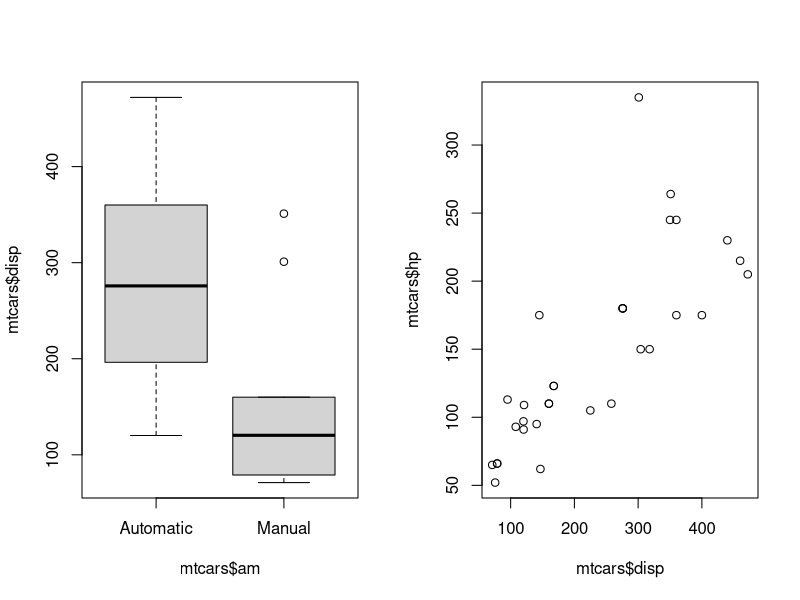
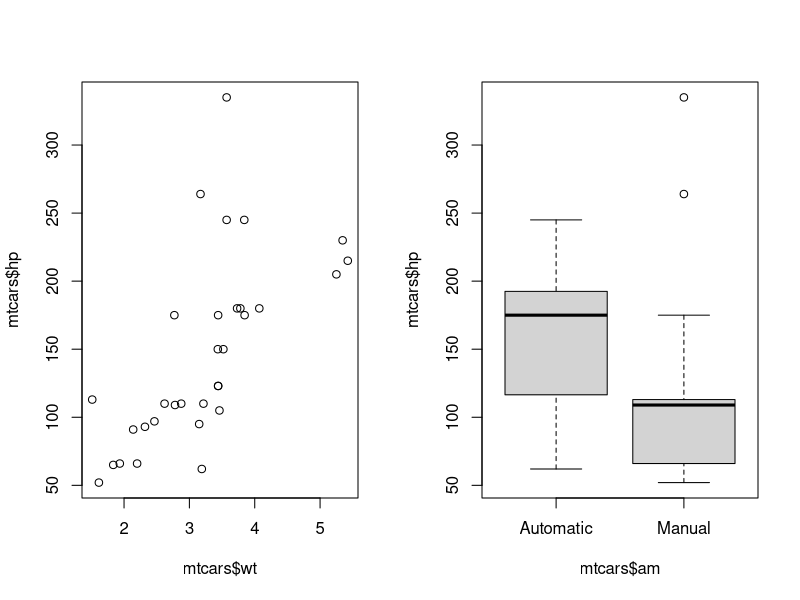
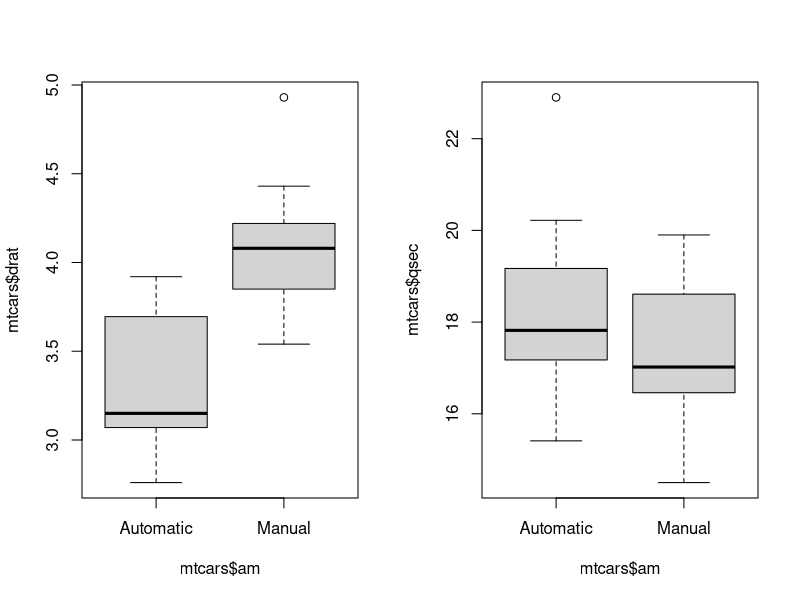

Write R code to recreate these figures, in order.
# Coursera Data Science Specialization Course 7 Project 1 Script


# The purpose of this script is to complete the basic requirements behind the
# project 1 peer-graded assignment which is part of the Regression Models course
# from Johns Hopkins University within the Data Science Specialization on
# Coursera.
#
# The instructions say to perform exploratory data analysis and use regression
# models with the mtcars data set to answer these questions:
# 1. Is an automatic or manual transmission better for fuel economy
# 2. Quantify the impact of transmission type on fuel economy
#
# The input for this document is the mtcars data set which comes as part of the
# datasets package in base R. There is no specific output for this script, the
# script will just be used as a starting point for creating a markdown file
# which will later be used to create a final report.


library(datasets)
library(dplyr)
library(car)


# Part 0) Function definitions

# Create a function to help get p-values from models
SubsetModelSumm <- function(model) {
  # Subsets a model summary down to its variables and p-values
  #
  # Args:
  #   model: an object containing results returned by a model function (e.g. lm)
  #
  # Returns:
  #   A tibble object of the variables and p-values from summary(lm)
  model.cf <- summary(model)$coefficients  # Get coefficients section
  cf.names <- attr(model.cf, "dimnames")[[1]]  # Get variable names
  model.cf <- as_tibble(model.cf)  # Convert to tibble object
  model.summ <- model.cf %>%
    mutate(Variable = cf.names) %>%  # Add column for variable names
    rename(pvalue = "Pr(>|t|)") %>%
    select(Variable, pvalue)  # Subset columns
  return(model.summ)
}

GetMaxPVariable <- function(model) {
  # Retrieves the variable with the largest p-value from a model
  #
  # Args:
  #   model: an object containing results returned by a model function (e.g. lm)
  #
  # Returns:
  #   The largest p-value from a model along with its variable name
  model.summ <- SubsetModelSumm(model)
  max.p.var <- model.summ %>%
    filter(pvalue == max(pvalue))  # Subset rows
  return(as.data.frame(max.p.var))
}

# Create a function to help with forward selection modeling method
ShowPValues <- function(model.list) {
  # Show all variables and p-values from a list of models
  #
  # Args:
  #   model_list: an list containing model objects (e.g. output from lm)
  #
  # Returns:
  #   The variable names and p-values from all the models
  vars.table <- as_tibble()  # Need to size this or accomplish without loop
  for (i in seq_along(model.list)) {
    model.i <- model.list[[i]]  # Get a model from the list
    model.summ <- SubsetModelSumm(model.i)  # Subset down to vars and pvals
    model.summ <- model.summ %>%
      mutate(Model.Num = i) %>%  # Add col to ID the model
      select(Model.Num, Variable, pvalue)  # Reorder
    vars.table <- rbind(vars.table, model.summ)  # Trash
  }
  return(arrange(vars.table, pvalue))
}


## Part 1) Loading and preprocessing the data

data("mtcars")  # Load the mt cars data set into workspace as an object mtcars
car.names <- attributes(mtcars)$row.names  # Extract row names
mtcars <- as_tibble(mtcars) %>%  # Convert from data frame to a tbl_df object
  mutate(Vehicle = car.names) %>%  # Add column for the car names
  select(Vehicle, mpg:carb)  # Reorder the columns
rm(car.names)
#print(str(mtcars))  # Check out the variables and preview some values
# The variables are mostly self-explanatory but checking the help file is useful
# mpg	= Miles/(US) gallon
# cyl	= Number of cylinders
# disp = Displacement (cu.in.)
# hp = Gross horsepower
# drat = Rear axle ratio
# wt = Weight (1000 lbs)
# qsec = 1/4 mile time
# vs = Engine (0 = V-shaped, 1 = straight)
# am = Transmission (0 = automatic, 1 = manual)
# gear = Number of forward gears
# carb = Number of carburetors

# All of the original variables come through as numeric, but some are
# categorical and others are discrete. The categorical variables should be
# converted to factors, and the discrete variables should be assessed.
#par(mfrow = c(3, 2))  # Setup plot space
#boxplot(mtcars$mpg ~ mtcars$cyl)
#plot(mtcars$mpg ~ mtcars$cyl)  # Only three levels, but seems linear
#boxplot(mtcars$mpg ~ mtcars$gear)
#plot(mtcars$mpg ~ mtcars$gear)  # Only three levels, and doesn't seem linear
#boxplot(mtcars$mpg ~ mtcars$carb)
#plot(mtcars$mpg ~ mtcars$carb)  # Six levels, and somewhat linear, check models
#test.1 <- lm(mpg ~ carb, data = mtcars)  # Fit a model on carb as numeric
#test.2 <- lm(mpg ~ as.factor(carb), data = mtcars)  # Fit model on carb as cat.
#print(summary(test.1))  # R2 = 0.2803 and p-value = 0.0011
#print(summary(test.2))  # R2 = 0.3377 and p-value = 0.0065
#rm(test.1, test.2)
# Based on the checks above, cyl and carb will be treated as numeric and gear
# will be treated as a factor

# Convert data types
mtcars <- mtcars %>%
  mutate(vs = as.factor(vs)) %>%
  mutate(am = as.factor(am)) %>%
  mutate(gear = as.factor(gear))

# The vs and am variables are coded with ones and zeros, but it will be easier
# to work with them by the names those values represent:
levels(mtcars$vs) <- c("V-shaped", "Straight")
levels(mtcars$am) <- c("Automatic", "Manual")


# Part 2) Exploratory Data Analysis

# Things to check:
# 1. Check for missing values
# 2. Check variation of variables
# 3. Check covariation of variables

# 1. Check for missing values
#print(summary(mtcars))  # No NA values

# 2. Check variation of variables
# Things to consider:
# a. What values are common? Why?
# b. What values are rare? Why?
# c. Are there any unusual values? Why?
# d. Are there any patterns? Why.

# From the summary above, one can see disp, hp, and carb have means > median
par(mfrow = c(1, 2))  # Setup plot space
#hist(mtcars$mpg)  # Nothing unusual, fewer cars in 25 bin could be noise
#plot(as.factor(mtcars$cyl))  # Only three possible values: 4, 6, and 8
#hist(mtcars$disp)  # Right skew/flat with 4 obs per bin of 50 wide
#hist(mtcars$hp)  # Right skew, fewer observations of high hp
#hist(mtcars$drat)  # Looks normally distributed
#hist(mtcars$wt)  # Only one car with weight between 4k and 5k, and then 3 at 5k
#hist(mtcars$qsec)  # Looks normally distributed
# Engine shape is fairly evenly split: 18 & 14
# Transmission type is faily evenly split: 19 & 13
# Gear is mostly 3s and 4s, with only 5 observations in the 5 gear category
#plot(as.factor(mtcars$carb))  # Nearly all 1s, 2s, and 4s, then 1 each at 6 & 8

# 2. Check covariation of variables
# Things to consider:
# a. Could the pattern be due to chance?
# b. What relationship is implied by the pattern?
# c. How strong is the relationship?
# d. What other variables might be affecting the relationship?
# e. Does the relationship change for subgroups of the data?

# First consider the original question of how trans type relates to mpg:
#boxplot(mtcars$mpg ~ mtcars$am, ylab = "mpg [mpg]")  # mpg vs trans type
#boxplot(mtcars$wt ~ mtcars$am, ylab = "weight [klbs]")  # wt vs. trans type
# In the first plot above one could jump to the conclusion that mpg is clearly
# higher with manual transmission. However in the second plot one can see that
# manual transmission vehicles tend to be lighter in this dataset, and common
# sense suggests that mpg should be higher for lower weight vehicles. Many of
# these variables can be expected to correlate with mpg and/or with each other.
# The regression model must correct for these interactions and correctly
# isolate the effect of the transmission type on fuel economy.

# Check how mpg varies with the other variables
# It was shown above that mpg decreases with number of cylinders, as expected
#plot(mtcars$mpg ~ mtcars$disp)  # Negative slope, to be expected
#plot(mtcars$mpg ~ mtcars$hp)  # Negative slope, to be expected
#plot(mtcars$mpg ~ mtcars$drat)  # Positively sloped, opposite of expected
#plot(mtcars$mpg ~ mtcars$wt)  # Negative slope, to be expected
#plot(mtcars$mpg ~ mtcars$qsec)  # Generally positive, faster cars consume more
#plot(mtcars$mpg ~ mtcars$vs)  # Straight appears to have a significantly higher
# mpg, but such a strong trend is not expected
# It was shown above that mpg appears higher for manual cars, but this could be
# misleading based on the other factors
# It was shown above that there doesnt appear to be a strong trend with mpg vs
# number of gears, but one isn't really expected either

# Follow up on a few interesting notes from above
# Why is mpg positively sloped with drat?
#plot(mtcars$wt ~ mtcars$drat)  # Negatively sloped, opposite of expected
#test <- lm(mpg ~ drat, data = mtcars)  # drat coefficient = 7.678
#test2 <- lm(mpg ~ drat + wt, data = mtcars)  # drat coefficient = 1.442
# Controlling for weight explains much of the effect of drat, but the slope is
# still positive, still unsure what explains this
#rm(test, test2)
# Now check why mpg shows such a strong response to engine shape
#plot(mtcars$wt ~ mtcars$vs)  # The v-shaped cars are noticebly heavier
#test <- lm(mpg ~ vs, data = mtcars)  # Straight coefficient is 7.94
#test2 <- lm(mpg ~ vs + wt, data = mtcars)  # Straight coefficient is 3.15
#rm(test, test2)
# Controlling for weight explains much of the effect of vs, but there is still a
# noticeable difference in mpg, perhaps further investigation is needed

# It is useful to pause here and think of the ways in which the variables might
# relate to each other to identify potential interaction effects:
# - By definition, displacement = effective cylinder volume * number of cyls
# so the cyl variable will have little use in this analysis since any
# information it contains will already be contained in displacement
# https://en.wikipedia.org/wiki/Engine_displacement
# - While the relationship is not formulaic between displacement and horsepower,
# the two are expected to correlate since a higher displacement engine should
# produce more torque which should generally yield more horsepower. Checking
# this data set shows that hp is positively correlated with disp.
# https://www.reddit.com/r/AskEngineers/comments/33h2em/how_are_engine_displacement_and_powertorque/
# - Horsepower can also be expected to correlate positively with vehicle weight
# since a higher weight vehicle will generally need more horsepower to function.
# Checking this data set shows that hp is positively correlated with wt.
# - Rear axle ratio can be expected to correlate with fuel economy
# https://shop.advanceautoparts.com/r/advice/car-technology/get-to-know-gear-ratios-and-how-they-affect-acceleration-and-mileage
# https://www.edmunds.com/car-buying/how-to-choose-the-right-axle-ratio-for-your-pickup-truck.html
# - Weight can be expected to correlate with fuel economy
# - Quarter mile time is a result of many features of the car similar to mpg,
# while it can be expected to correlate with mpg, it is likely to be very
# correlated with all the other variables.
# - Engine shape, number of gears, and number of carburators may all have small
# correlations with fuel economy

# Exploratory plots of interactions
plot(mtcars$disp ~ mtcars$am) 
plot(mtcars$hp ~ mtcars$disp)
plot(mtcars$hp ~ mtcars$wt)
plot(mtcars$hp ~ mtcars$am)
plot(mtcars$drat ~ mtcars$am) 
plot(mtcars$qsec ~ mtcars$am)


# Part 3) Model Selection

# Build a model using the backward elimination method
#fit.all <- lm(mpg ~ cyl + disp + hp + drat + wt + qsec + vs + am + gear + carb,
#              data = mtcars)
#print(GetMaxPVariable(fit.all))  # cyl
#fit.b0 <- lm(mpg ~ disp + hp + drat + wt + qsec + vs + am + gear + carb,
#              data = mtcars)
#print(GetMaxPVariable(fit.b0))  # carb
#fit.b1 <- lm(mpg ~ disp + hp + drat + wt + qsec + vs + am + gear, data = mtcars)
#print(GetMaxPVariable(fit.b1))  # gear
#fit.b2 <- lm(mpg ~ disp + hp + drat + wt + qsec + vs + am, data = mtcars)
#print(GetMaxPVariable(fit.b2))  # vs
#fit.b3 <- lm(mpg ~ disp + hp + drat + wt + qsec + am, data = mtcars)
#print(GetMaxPVariable(fit.b3))  # drat
#fit.b4 <- lm(mpg ~ disp + hp + wt + qsec + am, data = mtcars)
#print(GetMaxPVariable(fit.b4))  # disp
#fit.b5 <- lm(mpg ~ hp + wt + qsec + am, data = mtcars)
#print(GetMaxPVariable(fit.b5))  # hp
#fit.b6 <- lm(mpg ~ wt + qsec + am, data = mtcars)
#print(GetMaxPVariable(fit.b6))  # Intercept
#fit.b7 <- lm(mpg ~ wt + qsec + am - 1, data = mtcars)
#print(GetMaxPVariable(fit.b7))  # am
#fit.b8 <- lm(mpg ~ wt + qsec - 1, data = mtcars)
#print(GetMaxPVariable(fit.b8))  # wt, but its significant
#print(summary(fit.b8))
#anova.b0 <- anova(fit.b8, fit.b7, fit.b6)  # Suggests to keep am and intercept
#anova.b1 <- anova(fit.b6, fit.b5, fit.b4, fit.b3, fit.b2, fit.b1, fit.b0,
#                  fit.all)  # Do not keep anything beyond the intercept
# Based on the sequence above model fit.b6 would be the best to use

# Original backward method on fit.all:
# cyl, carb, gear, vs, drat, disp, hp, Intercept

# Repeated, but starting model excluded qsec:
#fit.old1 <- lm(mpg ~ cyl + disp + hp + drat + wt + vs + am + gear + carb,
#              data = mtcars)
# carb, gear, cyl, drat, disp, vs, am

# Repeated again, but starting model excluded qsec, cyl, and included interact.
#fit.old2 <- lm(mpg ~ disp + disp * hp + hp + hp * wt + drat + wt + vs + am + gear + carb,
#              data = mtcars)
# vs, disp and disp * hp, carb, am, drat, gear
#fit.old2a <- lm(mpg ~ hp + hp * wt + wt, data = mtcars)
#print(summary(fit.old2a))  # All variables have significant p-values

# Build a model using forward selection without interaction variables
#fit.f0 <- lm(mpg ~ cyl, data = mtcars)
#fit.f1 <- lm(mpg ~ disp, data = mtcars)
#fit.f2 <- lm(mpg ~ hp, data = mtcars)
#fit.f3 <- lm(mpg ~ drat, data = mtcars)
#fit.f4 <- lm(mpg ~ wt, data = mtcars)
#fit.f5 <- lm(mpg ~ qsec, data = mtcars)
#fit.f6 <- lm(mpg ~ vs, data = mtcars)
#fit.f7 <- lm(mpg ~ am, data = mtcars)
#fit.f8 <- lm(mpg ~ gear, data = mtcars)
#fit.f9 <- lm(mpg ~ carb, data = mtcars)
#models.f0 <- list(fit.f0, fit.f1, fit.f2, fit.f3, fit.f4, fit.f5, fit.f6,
#                  fit.f7, fit.f8, fit.f9)
#print(ShowPValues(models.f0))  # wt has the lowest p-value
#fit.f10 <- lm(mpg ~ wt + cyl, data = mtcars)
#fit.f11 <- lm(mpg ~ wt + disp, data = mtcars)
#fit.f12 <- lm(mpg ~ wt + hp, data = mtcars)
#fit.f13 <- lm(mpg ~ wt + drat, data = mtcars)
#fit.f14 <- lm(mpg ~ wt + qsec, data = mtcars)
#fit.f15 <- lm(mpg ~ wt + vs, data = mtcars)
#fit.f16 <- lm(mpg ~ wt + am, data = mtcars)
#fit.f17 <- lm(mpg ~ wt + gear, data = mtcars)
#fit.f18 <- lm(mpg ~ wt + carb, data = mtcars)
#models.f1 <- list(fit.f10, fit.f11, fit.f12, fit.f13, fit.f14, fit.f15, fit.f16,
#                  fit.f17, fit.f18)
#print(ShowPValues(models.f1), n = 20)  # cyl has the lowest p-value















